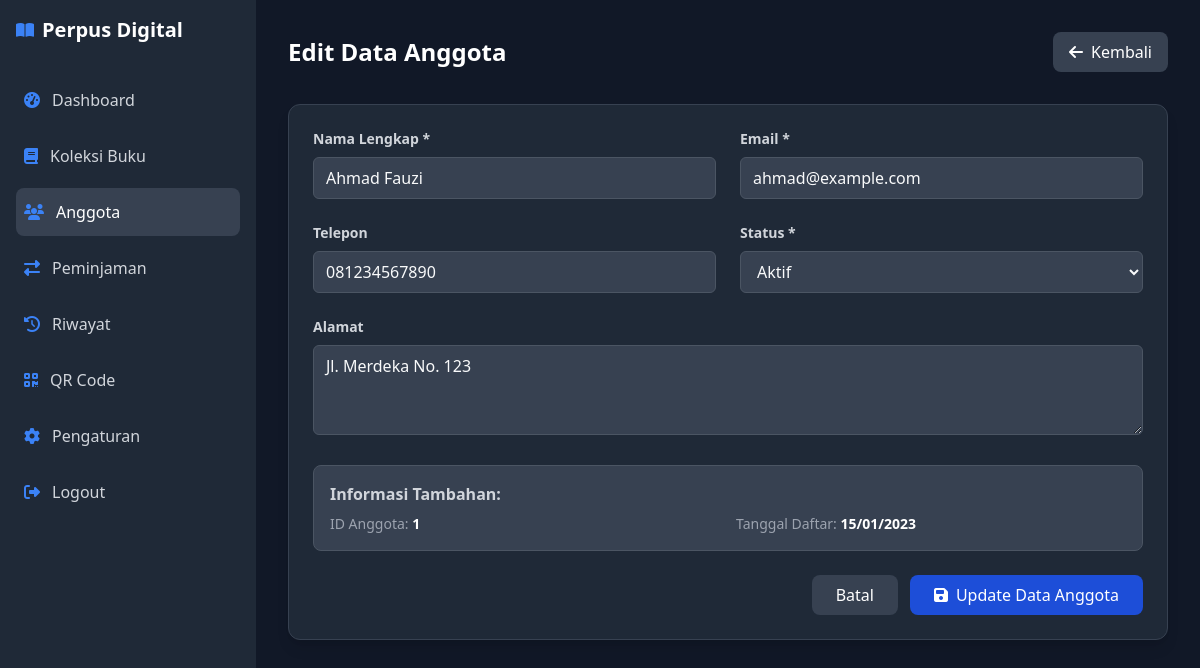
/edit_anggota.php?id=1 (signed in), run on the app's committed database.
### tables this page shows
CREATE TABLE anggota (
    id_anggota INT AUTO_INCREMENT PRIMARY KEY,
    nama VARCHAR(100) NOT NULL,
    email VARCHAR(100) UNIQUE NOT NULL,
    telepon VARCHAR(15),
    alamat TEXT,
    tanggal_daftar DATE,
    status ENUM('Aktif', 'Nonaktif') DEFAULT 'Aktif'
);

### edit_anggota.php (the view, shortened to what this page needs)
<?php
require_once 'config.php';
$id_anggota = $_GET['id'] ?? 0;
$anggota = $pdo->prepare("SELECT * FROM anggota WHERE id_anggota = ?");
$anggota->execute([$id_anggota]);
$data_anggota = $anggota->fetch(PDO::FETCH_ASSOC);
?>
<!DOCTYPE html>
<html lang="id">
<head>
    <script src="https://cdn.tailwindcss.com"></script>
    <link rel="stylesheet" href="https://cdnjs.cloudflare.com/ajax/libs/font-awesome/6.4.0/css/all.min.css">
</head>
<body class="bg-gray-900 text-gray-100">
    <div class="flex">
        <div class="w-64 bg-gray-800 text-gray-100 min-h-screen p-4">
            <?php include 'sidebar.php'; ?>
        </div>
        <div class="flex-1 p-8">
            <div class="flex justify-between items-center mb-8">
                <h1 class="text-2xl font-bold text-white">Edit Data Anggota</h1>
                <a href="anggota.php" class="bg-gray-700 text-white px-4 py-2 rounded-lg hover:bg-gray-600 flex items-center space-x-2 transition-colors">
                    <i class="fas fa-arrow-left"></i>
                    <span>Kembali</span>
                </a>
            </div>
            <div class="bg-gray-800 rounded-xl shadow-lg p-6 border border-gray-700">
                <form method="POST">
                    <div class="grid grid-cols-1 md:grid-cols-2 gap-6">
                        <div>
                            <label class="block text-gray-300 text-sm font-bold mb-2" for="nama">
                                Nama Lengkap *
                            </label>
                            <input type="text" id="nama" name="nama" required
                                value="<?= htmlspecialchars($data_anggota['nama']) ?>"
                                class="w-full px-3 py-2 border border-gray-600 rounded-md focus:outline-none focus:ring-2 focus:ring-blue-500 focus:border-transparent text-white bg-gray-700">
                        </div>
                        <div>
                            <label class="block text-gray-300 text-sm font-bold mb-2" for="email">
                                Email *
                            </label>
                            <input type="email" id="email" name="email" required
                                value="<?= htmlspecialchars($data_anggota['email']) ?>"
                                class="w-full px-3 py-2 border border-gray-600 rounded-md focus:outline-none focus:ring-2 focus:ring-blue-500 focus:border-transparent text-white bg-gray-700">
                        </div>
                        <div>
                            <label class="block text-gray-300 text-sm font-bold mb-2" for="telepon">
                                Telepon
                            </label>
                            <input type="text" id="telepon" name="telepon"
                                value="<?= htmlspecialchars($data_anggota['telepon']) ?>"
                                class="w-full px-3 py-2 border border-gray-600 rounded-md focus:outline-none focus:ring-2 focus:ring-blue-500 focus:border-transparent text-white bg-gray-700">
                        </div>
                        <div>
                            <label class="block text-gray-300 text-sm font-bold mb-2" for="status">
                                Status *
                            </label>
                            <select id="status" name="status" required
                                class="w-full px-3 py-2 border border-gray-600 rounded-md focus:outline-none focus:ring-2 focus:ring-blue-500 focus:border-transparent text-white bg-gray-700">
                                <option value="Aktif" <?= $data_anggota['status'] == 'Aktif' ? 'selected' : '' ?>>Aktif</option>
                            </select>
                        </div>
                        <div class="md:col-span-2">
                            <label class="block text-gray-300 text-sm font-bold mb-2" for="alamat">
                                Alamat
                            </label>
                            <textarea id="alamat" name="alamat" rows="3"
                                class="w-full px-3 py-2 border border-gray-600 rounded-md focus:outline-none focus:ring-2 focus:ring-blue-500 focus:border-transparent text-white bg-gray-700"><?= htmlspecialchars($data_anggota['alamat']) ?></textarea>
                        </div>
                        <div class="md:col-span-2">
                            <div class="bg-gray-700 p-4 rounded-lg border border-gray-600">
                                <h3 class="font-bold text-gray-300 mb-2">Informasi Tambahan:</h3>
                                <div class="grid grid-cols-2 gap-4 text-sm">
                                    <div>
                                        <span class="text-gray-400">ID Anggota:</span>
                                        <span class="font-bold text-white"><?= $data_anggota['id_anggota'] ?></span>
                                    </div>
                                    <div>
                                        <span class="text-gray-400">Tanggal Daftar:</span>
                                        <span class="font-bold text-white"><?= date('d/m/Y', strtotime($data_anggota['tanggal_daftar'])) ?></span>
                                    </div>
                                </div>
                            </div>
                        </div>
                    </div>
                    <div class="mt-6 flex justify-end space-x-3">
                        <a href="anggota.php" class="bg-gray-700 text-white px-6 py-2 rounded-lg hover:bg-gray-600 transition-colors">
                            Batal
                        </a>
                        <button type="submit" name="update_anggota"
                            class="bg-blue-700 text-white px-6 py-2 rounded-lg hover:bg-blue-600 flex items-center space-x-2 transition-colors">
                            <i class="fas fa-save"></i>
                            <span>Update Data Anggota</span>
                        </button>
                    </div>
                </form>
            </div>
        </div>
    </div>
</body>
</html>

### edit_anggota.php (style rules this page uses)
input, select, textarea { background-color: #374151 !important; color: #f9fafb !important; }

### data on the page
anggota: nama "Ahmad Fauzi", email "ahmad@example.com", telepon "081234567890", status "Aktif", alamat "Jl. Merdeka No. 123", id_anggota "1", tanggal_daftar "15/01/2023"
